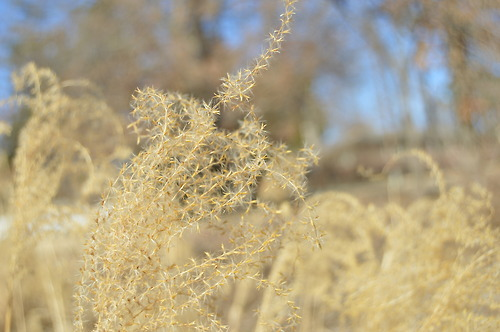
#> input picture images/TestImage.jpg, 500 x 332 px
$ python DivideAndRecreate.py   (Python 2 division)
#> lines starting #> are read from the running program, lines starting #| are printed output that depends on the picture
# Brenna Blackwell
# DivideAndRecreate.py
# University of Arkansas
# CSCE Capstone II - Spring 2004

import sys
from PIL import Image, ImageFilter

def main():

	try:
		original = Image.open("images/TestImage.jpg")
#> original is the input picture: PIL image 500x332 RGB; mean R, G, B 176.2, 163.1, 130.9

  		width, height = original.size
#> width = 500; height = 332
  		oneThird = width / 3
#> oneThird = 166
  		first = 0 + oneThird
#> first = 166
  		second = first + oneThird
#> second = 332

  		firstThird = original.crop((0, 0, first, height))
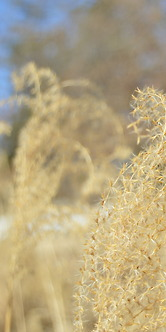
#> firstThird: PIL image 166x332 RGB; mean R, G, B 180.5, 165.6, 129.3
  		firstThird.save("images/FirstThird.jpg")
  		firstThirdFilter = firstThird.filter(ImageFilter.BLUR)
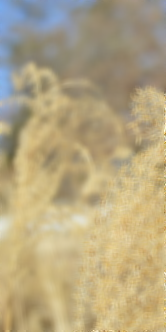
#> firstThirdFilter: PIL image 166x332 RGB; mean R, G, B 180.6, 165.7, 129.4
  		firstThirdFilter.save("images/FirstThirdFilter.jpg")

  		secondThird = original.crop((first, 0, second, height))
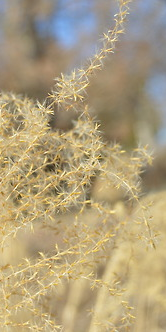
#> secondThird: PIL image 166x332 RGB; mean R, G, B 174.7, 158.9, 124.1
  		secondThird.save("images/SecondThird.jpg")
  		secondThirdFilter = secondThird.filter(ImageFilter.EMBOSS)
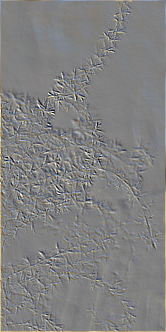
#> secondThirdFilter: PIL image 166x332 RGB; mean R, G, B 128.6, 128.5, 128.2
  		secondThirdFilter.save("images/SecondThirdFilter.jpg")

  		thirdThird = original.crop((second, 0, width, height))
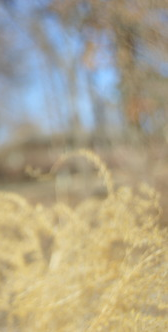
#> thirdThird: PIL image 168x332 RGB; mean R, G, B 173.5, 164.7, 139.2
  		thirdThird.save("images/ThirdThird.jpg")
  		thirdThirdFilter = thirdThird.filter(ImageFilter.EDGE_ENHANCE)
  		thirdThirdFilter.save("images/thirdThirdFilter.jpg")

  		finalImage = Image.new("RGB", (width, height))
#> finalImage: PIL image 500x332 RGB; every value is 0
  		finalImage.paste(firstThirdFilter, (0, 0))
  		finalImage.paste(secondThirdFilter, (first, 0))
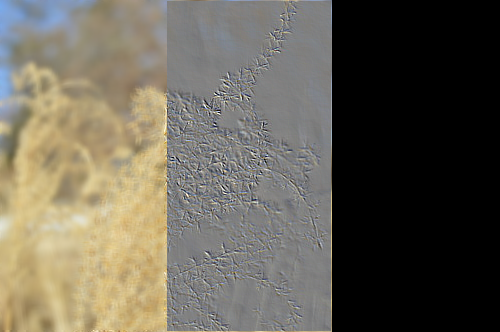
#> finalImage: PIL image 500x332 RGB; mean R, G, B 102.6, 97.7, 85.5
  		finalImage.paste(thirdThirdFilter, (second, 0))
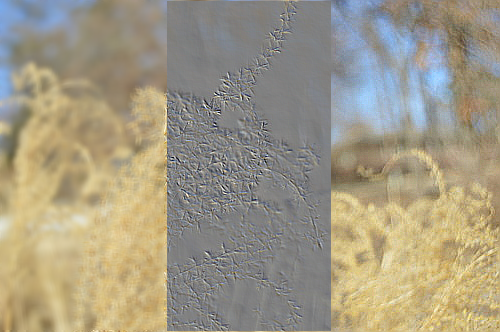
#> finalImage: PIL image 500x332 RGB; mean R, G, B 161, 153.1, 132.4
  		finalImage.save("images/FinalImage.jpg")


	except:
		print "Unable to complete an operation"


if __name__ == '__main__':
  main()
